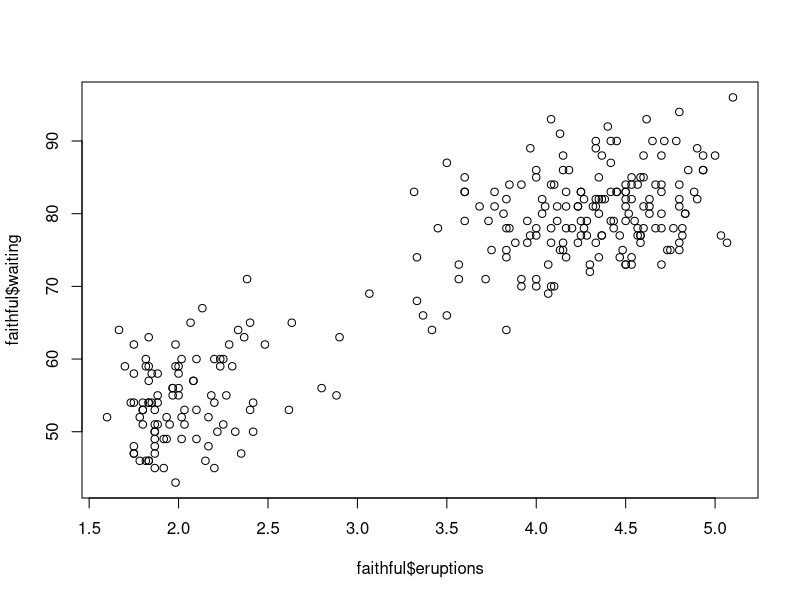
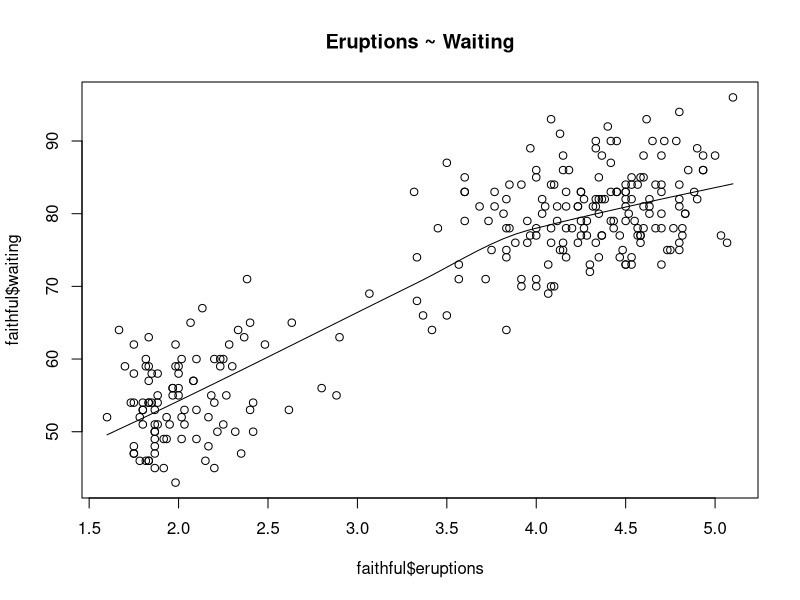
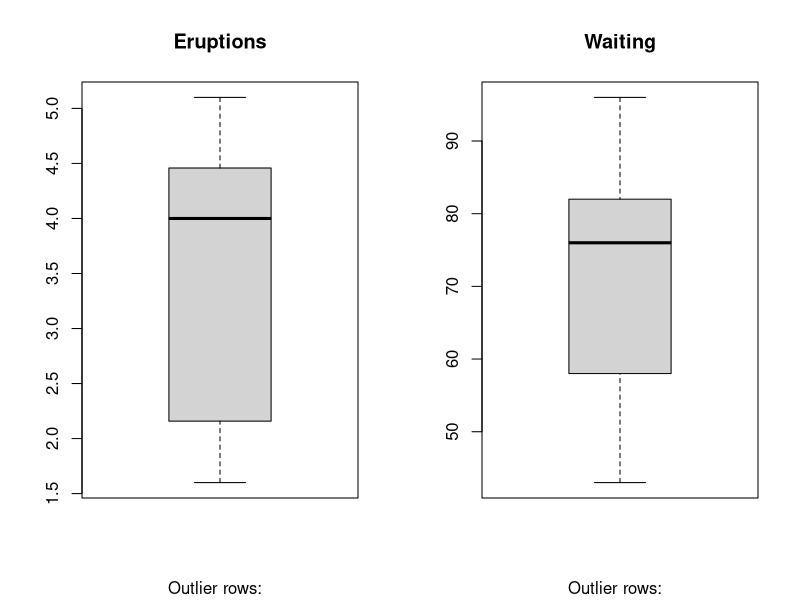
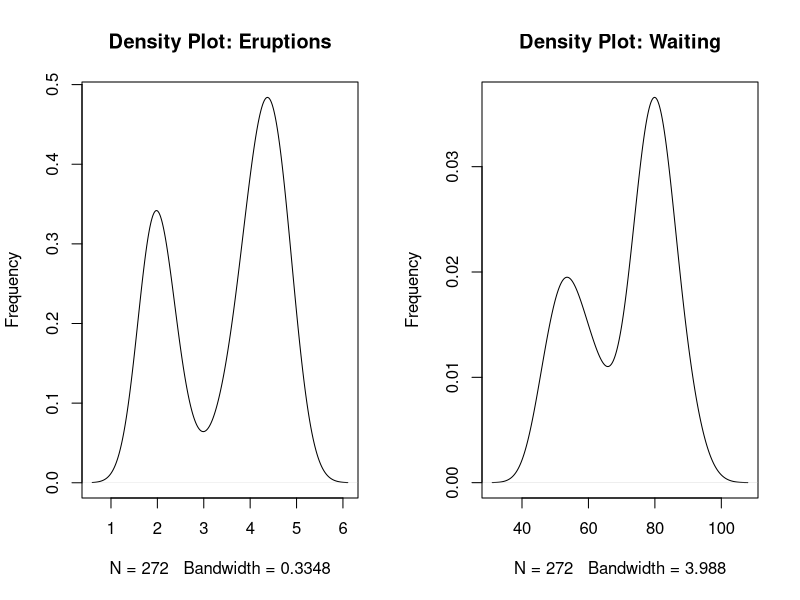
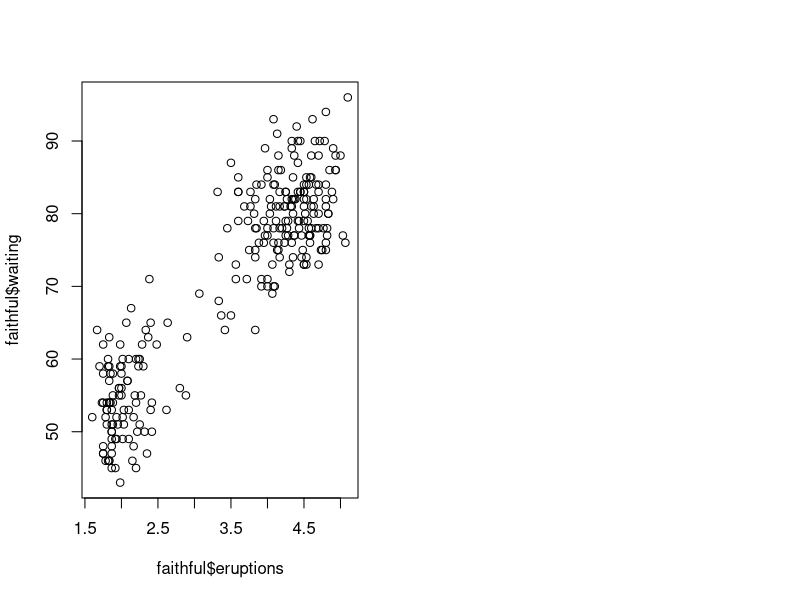

Write R code to recreate these figures, in order.
head(faithful)       #inspect the start of the dataset faithful

#Check the correlation between the variables eruptions and waiting
 
r<-cor(faithful$eruptions, faithful$waiting)
#Create a plot that shows both the points and a smoothed line of the points 
plot(faithful$eruptions, faithful$waiting)# scatterplot
scatter.smooth(x=faithful$eruptions, y=faithful$waiting, main="Eruptions ~ Waiting")  # smoothed line of the points 

#Create box plots for the variables

par(mfrow=c(1, 2))  # divide graph area in 2 columns
boxplot(faithful$eruptions, main="Eruptions", sub=paste("Outlier rows: ", boxplot.stats(faithful$eruptions)$out))
# box plot for 'eruptions'
boxplot(faithful$waiting, main="Waiting", sub=paste("Outlier rows: ", boxplot.stats(faithful$waiting)$out))
# box plot for 'waiting'

#Create graphs of the densities of the variables
par(mfrow=c(1, 2))# divide graph area in 2 columns
plot(density(faithful$eruptions), main="Density Plot: Eruptions", ylab="Frequency")
# density plot for 'eruptions'
plot(density(faithful$waiting), main="Density Plot: Waiting", ylab="Frequency")
# density plot for 'waiting'

#Fit a simple linear model that predicts eruptions from waiting
faithful.lm <- lm(eruptions ~ waiting, data=faithful)  # build linear regression model 
print(faithful.lm)
#Visualise the resulting regression line on a scatterplot of the data

plot(faithful$eruptions, faithful$waiting)
abline(faithful.lm)

#In comments in your code, write an equation that describes the linear model you have fitted
sd1<-sd(faithful$eruptions)#get the standard deviation of faithful$eruptions,i.e.Sy
sd2<-sd(faithful$waiting)#get the standard deviation of faithful$waiting,i.e.Sx

B1<-r*(sd2/sd1)#From B1hat=r*Sy/Sx
print(B1)#get the Carats coef

m1<-mean(faithful$eruptions)#get the mean of faithful$eruptions,i.e.x bar
m2<-mean(faithful$waiting)#get the mean of faithful$waiting,i.e.y bar
B0<-m2-B1*m1#From B0 hat =y bar-B1 hat*x bar
print(B0)#we get the constant coefficient

#after running,B1=10.72964,B0=33.4744
#from the sample regression line formula where y hat is wstimate,
#yhat = B0hat + B1hat(x) 
#yjat=33.4744+10.72964x


#At a significance level of 0.05, does there appear to be a statistically significant relationship 
#between eruptions and waiting? Explain your answer in comments in your code. 

summary(faithful.lm)

#there is a significant relationship between eruptions and waiting.
#let H0= Population slope = 0;there is no relationship between eruptions and waiting.
#H1=Population slope != 0;there is a relationship between eruptions and waiting.
#Based on the P-Value in summary,
# 2.2e-16<0.05 which is significant, and indicates that we have sufficient results to reject the 
#H0(null hypothesis) then we could conclude H1 is true, which shows that there is a relationship

#Why are the p-values for the variable waiting and the overall F test so similar for this model?

#f-test tests null hypothesis is that a model with an intercept only fits the data as well as the model considered.
#it depends on the numbers of variables,
#because we only have one other variable (waiting), the f-test and waiting p-values are testing the
# same thing,therefore the p-value of the f-test and of the waiting variable at relatively similar for this
# specific model.    




